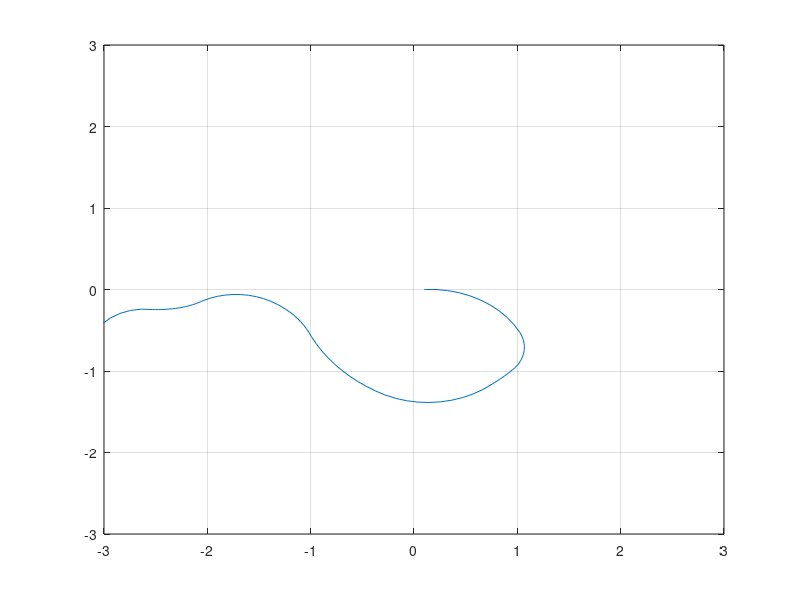

Write the MATLAB code that produced this figure.
%% Generate tractory:


%% Constants

R = 0.1; % Approximation in meters
L = 0.35; % Approximation in meters

% Init

theta = 0;

Br = [R/2 R/2; 0 0; R/(2*L) R/(2*L)];
%Bi = [cos(theta)*R/2 cos(theta)*R/2; sin(theta)*R/2 sin(theta)*R/2;; R/(2*L) -R/(2*L)];

%phi_dot = [ones([1,10]), 2*ones([1,30]) randn([1,1])*ones([1,30]); ones([1,40]), randn([1,1])*ones([1,30])];
%phi_dot = [ones([1,10]), 2*ones([1,10]) randn([1,1])*ones([1,30]); ones([1,40]), randn([1,1])*ones([1,30])];
phi_dot = [1,1]';


m = 10;

for i = 1:m
    phi_dot_add = [abs((randn([1,1]))*ones([1,10])); abs(randn([1,1]))*ones([1,10])];
    phi_dot = [phi_dot, phi_dot_add];
end

n = length(phi_dot);
h = 1;
xi = [0, 0, 0]';
xi_vec = zeros(3,n);


for i = 1:n  
    
   Bi = [cos(theta)*R/2 cos(theta)*R/2; sin(theta)*R/2 sin(theta)*R/2;; R/(2*L) -R/(2*L)];
   xi_dot = Bi*phi_dot(:,i);
   xi = xi + xi_dot*h 
   xi_vec(:,i) = xi;
   theta = xi(3);
   
end


plot(xi_vec(1,:), xi_vec(2,:));
grid on;
lim = 3;
xlim([-lim,lim]);
ylim([-lim,lim]);


%% PATH GENERATION

%path = 